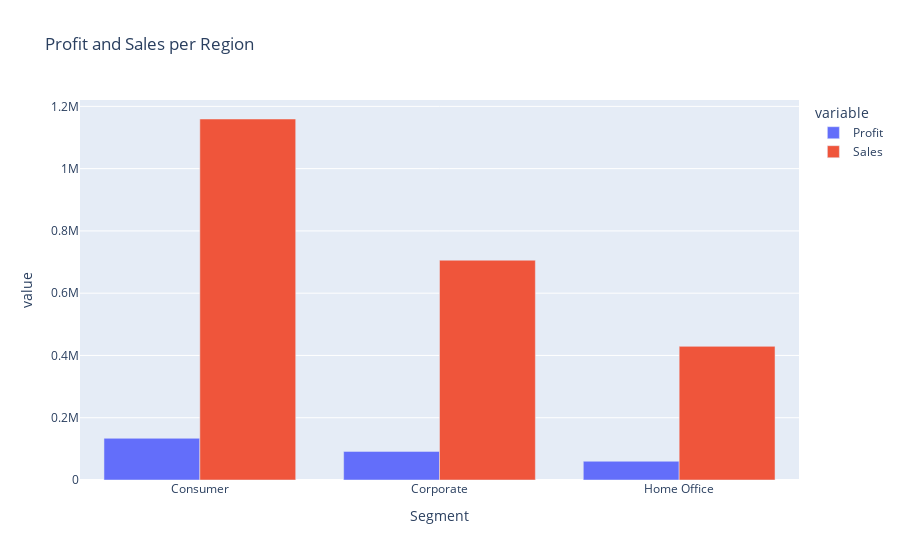

The cell this chart's notebook holds for it:
### Markdown cell above
Profit and Sales from each Segment

### Code cell
grouped_df=df.groupby(by='Segment')['Profit','Sales'].sum()
px.bar(grouped_df,barmode='group',title='Profit and Sales per Region')

### Figure 1 — Plotly figure (JSON) as saved in the notebook; plotly's stock layout.template omitted (floating-point values rounded to 4 significant figures)
{"data": [{"alignmentgroup": "True", "hovertemplate": "variable=Profit<br>Segment=%{x}<br>value=%{y}<extra></extra>", "legendgroup": "Profit", "marker": {"color": "#636efa", "pattern": {"shape": ""}}, "name": "Profit", "offsetgroup": "Profit", "orientation": "v", "showlegend": true, "textposition": "auto", "type": "bar", "x": ["Consumer", "Corporate", "Home Office"], "xaxis": "x", "y": [133900.0, 91910.0, 60250.0], "yaxis": "y"}, {"alignmentgroup": "True", "hovertemplate": "variable=Sales<br>Segment=%{x}<br>value=%{y}<extra></extra>", "legendgroup": "Sales", "marker": {"color": "#EF553B", "pattern": {"shape": ""}}, "name": "Sales", "offsetgroup": "Sales", "orientation": "v", "showlegend": true, "textposition": "auto", "type": "bar", "x": ["Consumer", "Corporate", "Home Office"], "xaxis": "x", "y": [1159000.0, 706000.0, 429200.0], "yaxis": "y"}], "layout": {"barmode": "group", "legend": {"title": {"text": "variable"}, "tracegroupgap": 0}, "title": {"text": "Profit and Sales per Region"}, "xaxis": {"anchor": "y", "domain": [0, 1], "title": {"text": "Segment"}}, "yaxis": {"anchor": "x", "domain": [0, 1], "title": {"text": "value"}}}}
